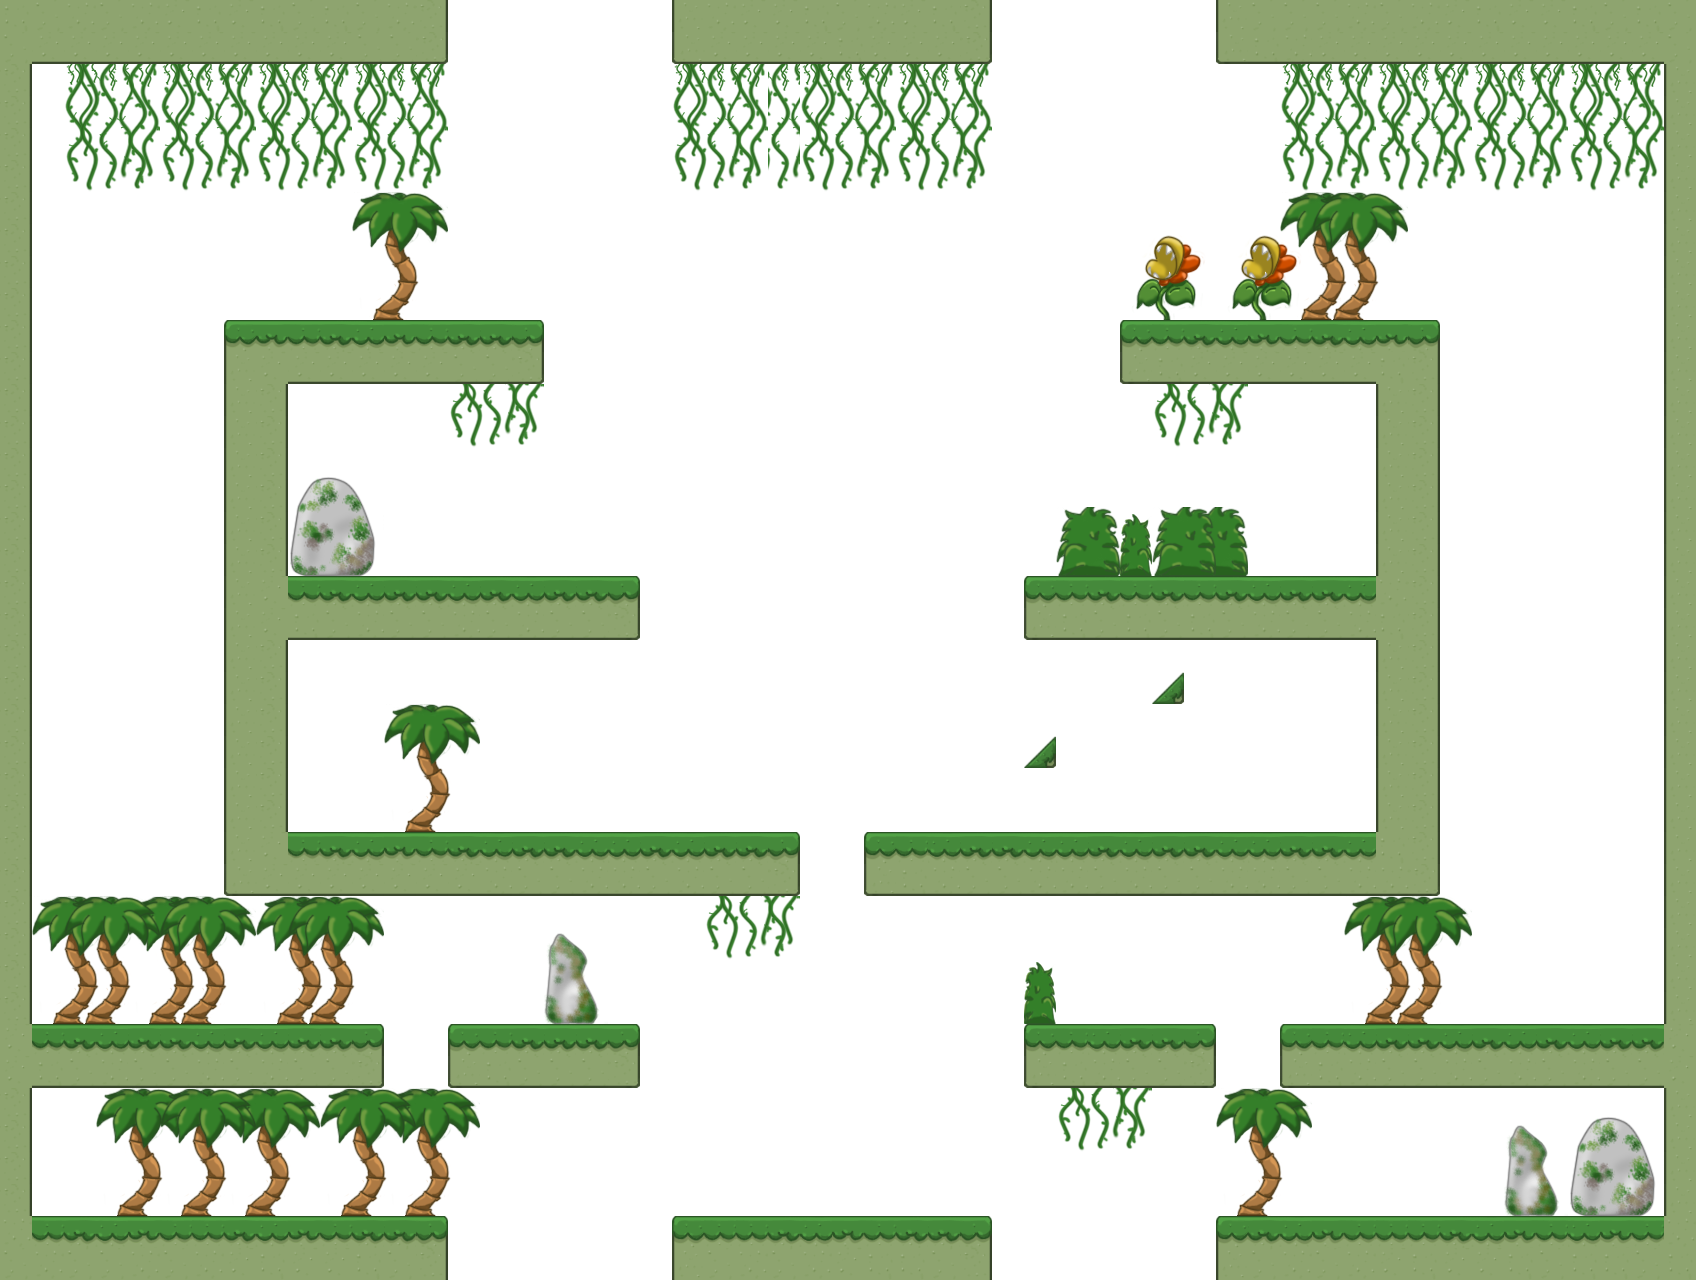

Tiled map render using the project's own tile images. Description and the map definition, with tile-layer contents summarised, below:
An orthogonal 53x40 tile map with 32x32 px tiles, 3 tile layers (background, ground, frontground), 2 tilesets and 10 objects (3x flairy, 3x true, earm, goal, solflyer, ...).

<map version="1.10" tiledversion="1.10.0" orientation="orthogonal" renderorder="right-down" width="53" height="40" tilewidth="32" tileheight="32" infinite="0" backgroundcolor="#ffffff" nextlayerid="5" nextobjectid="11">
 <properties>
  <property name="DIG" value="1" />
  <property name="JUMP" value="15" />
  <property name="PARACHUTE" value="1" />
  <property name="TURN" value="3" />
 </properties>
 <tileset firstgid="1" name="tiles" tilewidth="32" tileheight="32" tilecount="100" columns="10">
  <image source="tiles.png" width="320" height="320" />
  <tile id="0">
   <properties>
    <property name="type" value="TOPL" />
   </properties>
  </tile>
  <tile id="1">
   <properties>
    <property name="type" value="TOP" />
   </properties>
  </tile>
  <tile id="2">
   <properties>
    <property name="type" value="TOP" />
   </properties>
  </tile>
  <tile id="3">
   <properties>
    <property name="type" value="TOP" />
   </properties>
  </tile>
  <tile id="4">
   <properties>
    <property name="type" value="TOP" />
   </properties>
  </tile>
  <tile id="5">
   <properties>
    <property name="type" value="TOPR" />
   </properties>
  </tile>
  <tile id="6">
   <properties>
    <property name="type" value="TOP" />
   </properties>
  </tile>
  <tile id="7">
   <properties>
    <property name="type" value="TOP" />
   </properties>
  </tile>
  <tile id="8">
   <properties>
    <property name="type" value="TOP" />
   </properties>
  </tile>
  <tile id="9">
   <properties>
    <property name="type" value="TOP" />
   </properties>
  </tile>
  <tile id="10">
   <properties>
    <property name="type" value="LEFT" />
   </properties>
  </tile>
  <tile id="15">
   <properties>
    <property name="type" value="RIGHT" />
   </properties>
  </tile>
  <tile id="20">
   <properties>
    <property name="type" value="DGL1" />
   </properties>
  </tile>
  <tile id="21">
   <properties>
    <property name="type" value="NB" />
   </properties>
  </tile>
  <tile id="22">
   <properties>
    <property name="type" value="NB" />
   </properties>
  </tile>
  <tile id="23">
   <properties>
    <property name="type" value="DGR1" />
   </properties>
  </tile>
  <tile id="31">
   <properties>
    <property name="type" value="DGL1" />
   </properties>
  </tile>
  <tile id="32">
   <properties>
    <property name="type" value="DGR1" />
   </properties>
  </tile>
  <tile id="35">
   <properties>
    <property name="type" value="DGR1" />
   </properties>
  </tile>
  <tile id="36">
   <properties>
    <property name="type" value="NB" />
   </properties>
  </tile>
  <tile id="38">
   <properties>
    <property name="type" value="NB" />
   </properties>
  </tile>
  <tile id="39">
   <properties>
    <property name="type" value="NB" />
   </properties>
  </tile>
  <tile id="40">
   <properties>
    <property name="type" value="BDGL1" />
   </properties>
  </tile>
  <tile id="41">
   <properties>
    <property name="type" value="NB" />
   </properties>
  </tile>
  <tile id="42">
   <properties>
    <property name="type" value="NB" />
   </properties>
  </tile>
  <tile id="43">
   <properties>
    <property name="type" value="BDGR1" />
   </properties>
  </tile>
  <tile id="44">
   <properties>
    <property name="type" value="DGR1" />
   </properties>
  </tile>
  <tile id="46">
   <properties>
    <property name="type" value="DGR1" />
   </properties>
  </tile>
  <tile id="47">
   <properties>
    <property name="type" value="DGL1" />
   </properties>
  </tile>
  <tile id="48">
   <properties>
    <property name="type" value="TOPRL" />
   </properties>
  </tile>
  <tile id="49">
   <properties>
    <property name="type" value="TOPRL" />
   </properties>
  </tile>
  <tile id="50">
   <properties>
    <property name="type" value="LEFT" />
   </properties>
  </tile>
  <tile id="51">
   <properties>
    <property name="type" value="DGL1" />
   </properties>
  </tile>
  <tile id="52">
   <properties>
    <property name="type" value="DGR1" />
   </properties>
  </tile>
  <tile id="53">
   <properties>
    <property name="type" value="RIGHT" />
   </properties>
  </tile>
  <tile id="54">
   <properties>
    <property name="type" value="DGL1" />
   </properties>
  </tile>
  <tile id="55">
   <properties>
    <property name="type" value="BDGR1" />
   </properties>
  </tile>
  <tile id="58">
   <properties>
    <property name="type" value="RL" />
   </properties>
  </tile>
  <tile id="61">
   <properties>
    <property name="type" value="RIGHT" />
   </properties>
  </tile>
  <tile id="62">
   <properties>
    <property name="type" value="LEFT" />
   </properties>
  </tile>
  <tile id="63">
   <properties>
    <property name="type" value="BDGL1" />
   </properties>
  </tile>
  <tile id="65">
   <properties>
    <property name="type" value="DGL1" />
   </properties>
  </tile>
  <tile id="68">
   <properties>
    <property name="type" value="RL" />
   </properties>
  </tile>
  <tile id="70">
   <properties>
    <property name="type" value="LEFT" />
   </properties>
  </tile>
  <tile id="75">
   <properties>
    <property name="type" value="RIGHT" />
   </properties>
  </tile>
  <tile id="80">
   <properties>
    <property name="type" value="TOP" />
   </properties>
  </tile>
  <tile id="81">
   <properties>
    <property name="type" value="TOP" />
   </properties>
  </tile>
  <tile id="82">
   <properties>
    <property name="type" value="TOP" />
   </properties>
  </tile>
  <tile id="83">
   <properties>
    <property name="type" value="TOP" />
   </properties>
  </tile>
  <tile id="84">
   <properties>
    <property name="type" value="TOP" />
   </properties>
  </tile>
  <tile id="85">
   <properties>
    <property name="type" value="TOP" />
   </properties>
  </tile>
  <tile id="87">
   <properties>
    <property name="type" value="TOP" />
   </properties>
  </tile>
  <tile id="88">
   <properties>
    <property name="type" value="TOP" />
   </properties>
  </tile>
  <tile id="90">
   <properties>
    <property name="type" value="TOP" />
   </properties>
  </tile>
  <tile id="96">
   <properties>
    <property name="type" value="LEFT" />
   </properties>
  </tile>
  <tile id="99">
   <properties>
    <property name="type" value="RIGHT" />
   </properties>
  </tile>
 </tileset>
 <tileset firstgid="101" name="props" tilewidth="32" tileheight="32" tilecount="100" columns="10">
  <image source="props.png" width="320" height="320" />
 </tileset>
 <layer id="1" name="background" width="53" height="40">
  <data>[2120 cells, 156 non-empty, 36 distinct tile ids]</data>
 </layer>
 <layer id="2" name="ground" width="53" height="40">
  <data>[2120 cells, 512 non-empty, 19 distinct tile ids]</data>
 </layer>
 <layer id="3" name="frontground" width="53" height="40">
  <data>[2120 cells, 296 non-empty, 41 distinct tile ids]</data>
 </layer>
 <objectgroup id="4" name="avatars">
  <object id="1" name="earm" gid="25" x="420" y="312" width="32" height="32" />
  <object id="2" name="goal" gid="26" x="812" y="1196" width="32" height="32" />
  <object id="3" name="flairy" gid="37" x="453" y="557" width="32" height="32" />
  <object id="4" name="flairy" gid="37" x="1302" y="563" width="32" height="32" />
  <object id="5" name="soldier" type="true" gid="35" x="576" y="800" width="32" height="32" />
  <object id="6" name="solflyer" type="true" gid="35" x="736" y="416" width="32" height="32" />
  <object id="7" name="solflyer" gid="35" x="896" y="416" width="32" height="32" />
  <object id="8" name="soldier" gid="35" x="1141" y="808" width="32" height="32" />
  <object id="9" name="flairy" gid="37" x="1563" y="1003" width="32" height="32" />
  <object id="10" name="solflyer" type="true" gid="35" x="813" y="961" width="32" height="32" />
 </objectgroup>
</map>
